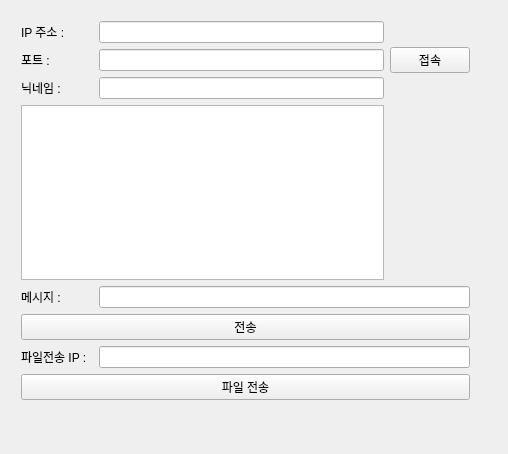
<?xml version="1.0" encoding="UTF-8"?>
<ui version="4.0">
 <class>Chatting</class>
 <widget class="QMainWindow" name="Chatting">
  <property name="geometry">
   <rect>
    <x>0</x>
    <y>0</y>
    <width>508</width>
    <height>454</height>
   </rect>
  </property>
  <property name="windowTitle">
   <string>Chatting</string>
  </property>
  <widget class="QWidget" name="centralWidget">
   <widget class="QWidget" name="gridLayoutWidget">
    <property name="geometry">
     <rect>
      <x>10</x>
      <y>10</y>
      <width>471</width>
      <height>401</height>
     </rect>
    </property>
    <layout class="QGridLayout" name="gridLayout">
     <item row="2" column="0">
      <widget class="QLabel" name="label_4">
       <property name="text">
        <string>닉네임 : </string>
       </property>
      </widget>
     </item>
     <item row="2" column="2">
      <widget class="QLineEdit" name="nicname"/>
     </item>
     <item row="3" column="0" colspan="3">
      <widget class="QListWidget" name="listWidget"/>
     </item>
     <item row="0" column="2">
      <widget class="QLineEdit" name="ipLineEdit"/>
     </item>
     <item row="7" column="0">
      <widget class="QLabel" name="label_5">
       <property name="text">
        <string>파일전송 IP :</string>
       </property>
      </widget>
     </item>
     <item row="1" column="0">
      <widget class="QLabel" name="label_3">
       <property name="text">
        <string>포트 : </string>
       </property>
      </widget>
     </item>
     <item row="4" column="0">
      <widget class="QLabel" name="label_2">
       <property name="text">
        <string>메시지 :</string>
       </property>
      </widget>
     </item>
     <item row="1" column="2">
      <widget class="QLineEdit" name="portLineEdit"/>
     </item>
     <item row="0" column="0">
      <widget class="QLabel" name="label">
       <property name="text">
        <string>IP 주소 :</string>
       </property>
      </widget>
     </item>
     <item row="0" column="3" rowspan="3">
      <widget class="QPushButton" name="connecButton">
       <property name="text">
        <string>접속</string>
       </property>
      </widget>
     </item>
     <item row="4" column="2" colspan="2">
      <widget class="QLineEdit" name="messageLineEdit"/>
     </item>
     <item row="5" column="0" colspan="4">
      <widget class="QPushButton" name="sendButton">
       <property name="text">
        <string>전송</string>
       </property>
      </widget>
     </item>
     <item row="7" column="2" colspan="2">
      <widget class="QLineEdit" name="ipfilesendEdit"/>
     </item>
     <item row="8" column="0" colspan="4">
      <widget class="QPushButton" name="fileSendButton">
       <property name="text">
        <string>파일 전송</string>
       </property>
      </widget>
     </item>
    </layout>
   </widget>
  </widget>
 </widget>
 <layoutdefault spacing="6" margin="11"/>
 <resources/>
 <connections/>
</ui>
